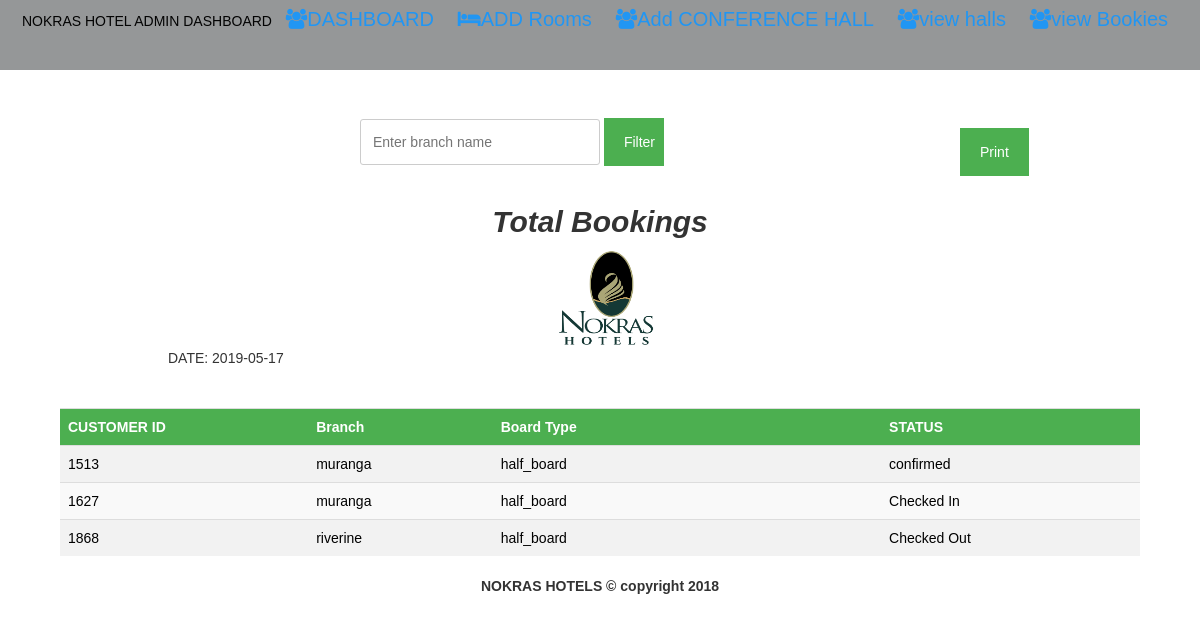
Screenshot of /bookingreport.php with the database file from the repository.
### tables this page shows
CREATE TABLE `reservations` (
  `customer_id` int(255) NOT NULL,
  `branch` varchar(255) NOT NULL,
  `firstname` varchar(255) NOT NULL,
  `lastname` varchar(255) NOT NULL,
  `email` varchar(255) NOT NULL,
  `contact` int(255) NOT NULL,
  `roomtype` varchar(255) NOT NULL,
  `boardtype` varchar(255) NOT NULL,
  `no_rooms` varchar(255) NOT NULL,
  `adult` int(10) NOT NULL,
  `children` int(10) NOT NULL,
  `datein` date NOT NULL,
  `dateout` date NOT NULL,
  `status` varchar(255) NOT NULL DEFAULT 'not confirmed'
);

### bookingreport.php (the view, shortened to what this page needs)
<?php include 'conn.php'; ?>
<!DOCTYPE html>
<html lang="en" dir="ltr">
  <head>
    <link href="https://stackpath.bootstrapcdn.com/font-awesome/4.7.0/css/font-awesome.min.css" rel="stylesheet">
    <link rel="stylesheet" href="animate.css">
    <link rel="stylesheet" href="viewadmin.css">
    <link rel="stylesheet" href="mastercss/bootstrap.min.css">
    <link rel="stylesheet" href="mastercss/user.css">
<head>
  <center>
  <div id="navbar">
NOKRAS HOTEL ADMIN DASHBOARD
<a href="dashboard.php"><i class="fa fa-users"></i>DASHBOARD</a>
<a href="allrooms.php"><i class="fa fa-bed"></i>ADD Rooms</a>
<a href="conferenceht.php"><i class="fa fa-users"></i>Add CONFERENCE HALL</a>
<a href="viewconference.php"><i class="fa fa-users"></i>view halls</a>
<a href="viewbookies.php"><i class="fa fa-users"></i>view Bookies</a>
</div>
</center>
  </head>
  <body>
  <br><br>
  <form class="" action="bookingreportsearch.php" method="post">
<input type="text" name="search" value="" placeholder="Enter branch name">
<input type="submit" name="submit" value="Filter">
</form>
        <div id="booking"style="width:90%; margin:10px auto;">
      <h3>Total Bookings</h3>
      <img src="images/logo.png" style="width:100px; height:100px;">
      <div class="date">
       DATE:  <?php
      echo date('Y-m-d');
       ?>
         </div>
       <br><br>
        <table class="table table-striped  ">
              <tr>
                <th style='width:50px;background-color: #4CAF50;'>CUSTOMER ID</th>
                <th style='width:50px;background-color: #4CAF50;'>Branch</th>
                  <th style='width:150px;background-color: #4CAF50;'>Board Type</th>
                  <th style='width:100px;background-color: #4CAF50;'>STATUS</th>
              </tr>
          <?php
          $sql="SELECT customer_id,branch, boardtype,status FROM reservations";
          $result =$conn-> query($sql);
          if ($result-> num_rows > 0) {
             while ($row = $result-> fetch_assoc()){
               echo "<tr>
           			  <td>".$row["customer_id"]."</td>
           			  <td>".$row['branch']."</td>
                       <td>".$row['boardtype']."</td>
                       <td>".$row['status']."</td>
           		   	  </tr>";
             }
             echo "</table>";
          }
          else {
            echo "0 rseult";
          }
           ?>
     <center>
      <p><strong>NOKRAS HOTELS &copy copyright 2018</strong></p>
   </center>
</div>
<div class="print">
<button onclick="printContent('booking')">Print</button>
  </body>
</html>

### viewadmin.css (style rules this page uses)
* { margin: 0; padding: 0; }
body { background-color: #eee; padding-top: 70px; }
#navbar { width: 100%; height: 70px; background-color:#959798; color: #030303; position: fixed; top: 0px; padding-top: 5PX; float: left; }
#navbar a { margin: 10px; font-size: 20px; }
table { border-collapse: collapse; width: 100%; }
th, td { text-align: left; padding: 8px; }
tr:nth-child(even) { background-color: #f2f2f2 }
th { background-color: #4CAF50; color: white; }

### mastercss/user.css (style rules this page uses)
* { box-sizing: border-box }
body, html { height: 100%; margin: 0; font-family: Arial; }
* { box-sizing: border-box; }
input[type=text] { width: 100%; margin-bottom: 20px; padding: 12px; border: 1px solid #ccc; border-radius: 3px; }
a { color: #2196F3; }
td { color: #000; }

### bookingreport.php (style rules this page uses)
input[type=text] { width: 20%; top:30px; margin-left: 30%; }
input[type=submit] { width: 5%; margin-left: 5%; height:auto; background-color: #4CAF50; color: white; padding: 14px 20px; margin: 8px 0; border: none; cursor: pointer; }
img { margin-left: 46%; margin-top:0px; margin-bottom:0px; position: relative; }
.date { margin-left: 10%; position: relative; }
h3 { text-align: center; font-weight:bolder; font-family:sans-serif; font-style: oblique; font-size: 30px; }
.print { margin-left: 80%; position: absolute; top:120px; }
button { height:auto; background-color: #4CAF50; color: white; padding: 14px 20px; margin: 8px 0; border: none; cursor: pointer; }

### rows the page displays
reservations: customer_id "1513", branch "muranga", boardtype "half_board", status "confirmed"
reservations: customer_id "1627", branch "muranga", boardtype "half_board", status "Checked In"
reservations: customer_id "1868", branch "riverine", boardtype "half_board", status "Checked Out"
